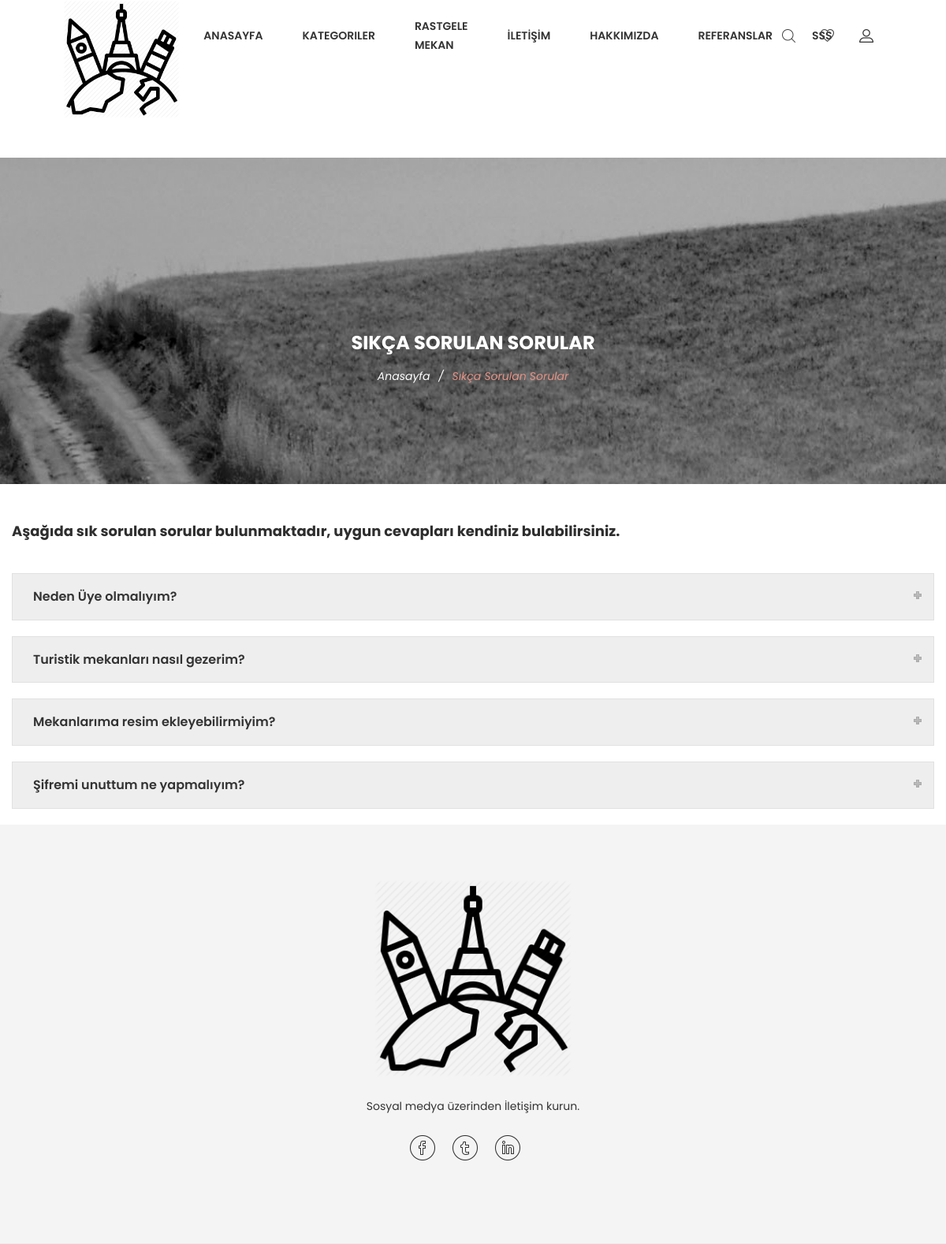
The page /faq/ (signed in) on the database its author committed.
### home/models.py (models this page shows, shortened)
class FAQ(models.Model):
    STATUS = (
        ('True', 'Evet'),
        ('False', 'Hayır'),
    )
    ordernumber = models.IntegerField()
    question = models.CharField(max_length=150)
    answer = models.TextField()
    status = models.CharField(max_length=10, choices=STATUS)
    create_at = models.DateTimeField(auto_now_add=True)
    update_at = models.DateTimeField(auto_now=True)

### home/views.py (the view)
# urls.py: path('faq/', views.faq, name='faq'),
def faq(request):
    fq = FAQ.objects.filter(status='True').order_by('ordernumber')
    setting = Setting.objects.get(pk=1)
    category = Category.objects.all()
    context = {'faq': fq, "setting": setting, 'category': category}
    return render(request, 'SSS.html', context)

### home/templates/SSS.html (shortened to what this page needs)
{% extends 'HomeBase.html' %}
{% block body %}
    <div class="ht__bradcaump__area bg-image--5">
        <div class="container">
            <div class="row">
                <div class="col-lg-12">
                    <div class="bradcaump__inner text-center">
                        <h2 class="bradcaump-title">Sıkça Sorulan Sorular</h2>
                        <nav class="bradcaump-content">
                            <a class="breadcrumb_item" href="/">Anasayfa</a>
                            <span class="brd-separetor">/</span>
                            <span class="breadcrumb_item active">Sıkça Sorulan Sorular</span>
                        </nav>
                    </div>
                </div>
            </div>
        </div>
    </div>
    <div class="container">
        <div class="row">
            <div class="col-lg-12">
                <br>
                <br>
                <div class="wn__accordeion__content">
                    <h2>Aşağıda sık sorulan sorular bulunmaktadır, uygun cevapları kendiniz bulabilirsiniz.</h2>
                </div>
                <div id="accordion" class="wn_accordion" role="tablist">
                    {% for fq in faq %}
                        <div class="card">
                            <div class="acc-header" role="tab" id="a{{ fq.id }}">
                                <h5>
                                    <a data-toggle="collapse" href="#b{{ fq.id }}" role="button" aria-expanded="false"
                                       aria-controls="b{{ fq.id }}" class="collapsed">{{ fq.question }}</a>
                                </h5>
                            </div>
                        </div>
                    {% endfor %}
                </div>
            </div>
        </div>
    </div>
    </div>
{% endblock %}

### rows shown on the page
FAQ: question "Neden Üye olmalıyım?"
FAQ: question "Turistik mekanları nasıl gezerim?"
FAQ: question "Mekanlarıma resim ekleyebilirmiyim?"
FAQ: question "Şifremi unuttum ne yapmalıyım?"
